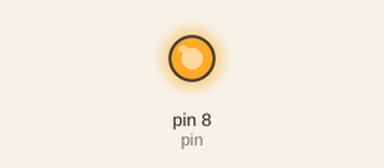
The sketch below on a simulated Arduino Uno, built with avr-gcc and run on an emulated ATmega328P. On the bench: output pins drawn as LEDs (lit = HIGH).

Above: at 0.5 s.
At 2.5 s:
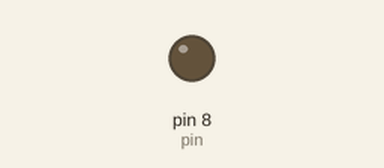
Timing chart, 0 to 5.2 s (numbered marks = the images above):
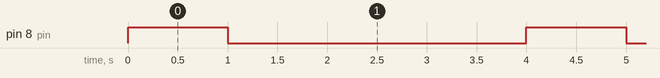

Measured:
- by itself, pin 8 (pin): alternates HIGH for 1.0 s and LOW for 3.0 s

The sketch:

motortest.ino
```cpp
int pin = 8;

void setup() {
  Serial.begin(9600);
  pinMode(pin, OUTPUT);

}

void loop() {
  digitalWrite(pin, HIGH);
  delay(1000);
  digitalWrite(pin, LOW);
  delay(3000);
}
```
